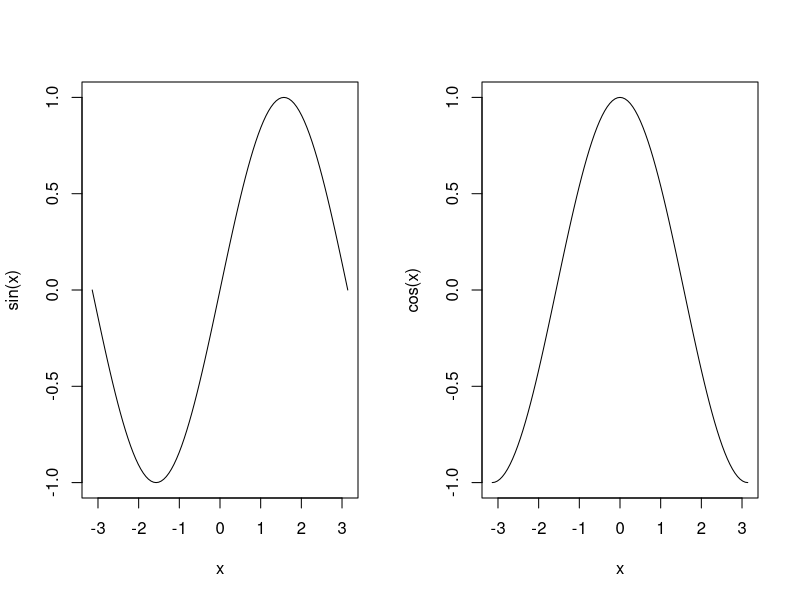

Source code (R):
## ---- chunk 1
x <- 1:50
mean(x)
sum(x)
median(x)

## ---- chunk 2
par(mfrow = c(1,2))
curve(expr = sin(x), from = -pi, to = pi)
curve(expr = cos(x), from = -pi, to = pi)
